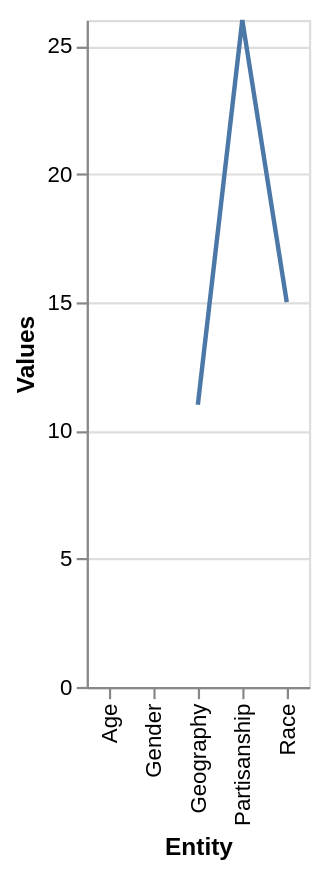

Describe this chart as a Vega-Lite specification.
### Vega-Lite specification from a JSON file in a GitHub repository (floating-point values rounded to 4 significant figures)
{"$schema": "https://vega.github.io/schema/vega-lite/v5.json", "description": "Line chart auto-generated from CSV", "data": {"values": [{"Entity": "Age", "Values": "3"}, {"Entity": "Gender", "Values": "Gender"}, {"Entity": "Geography", "Values": "11"}, {"Entity": "Race", "Values": "15"}, {"Entity": "Partisanship", "Values": "26"}]}, "mark": "line", "encoding": {"x": {"field": "Entity", "type": "ordinal"}, "y": {"field": "Values", "type": "quantitative"}}}
